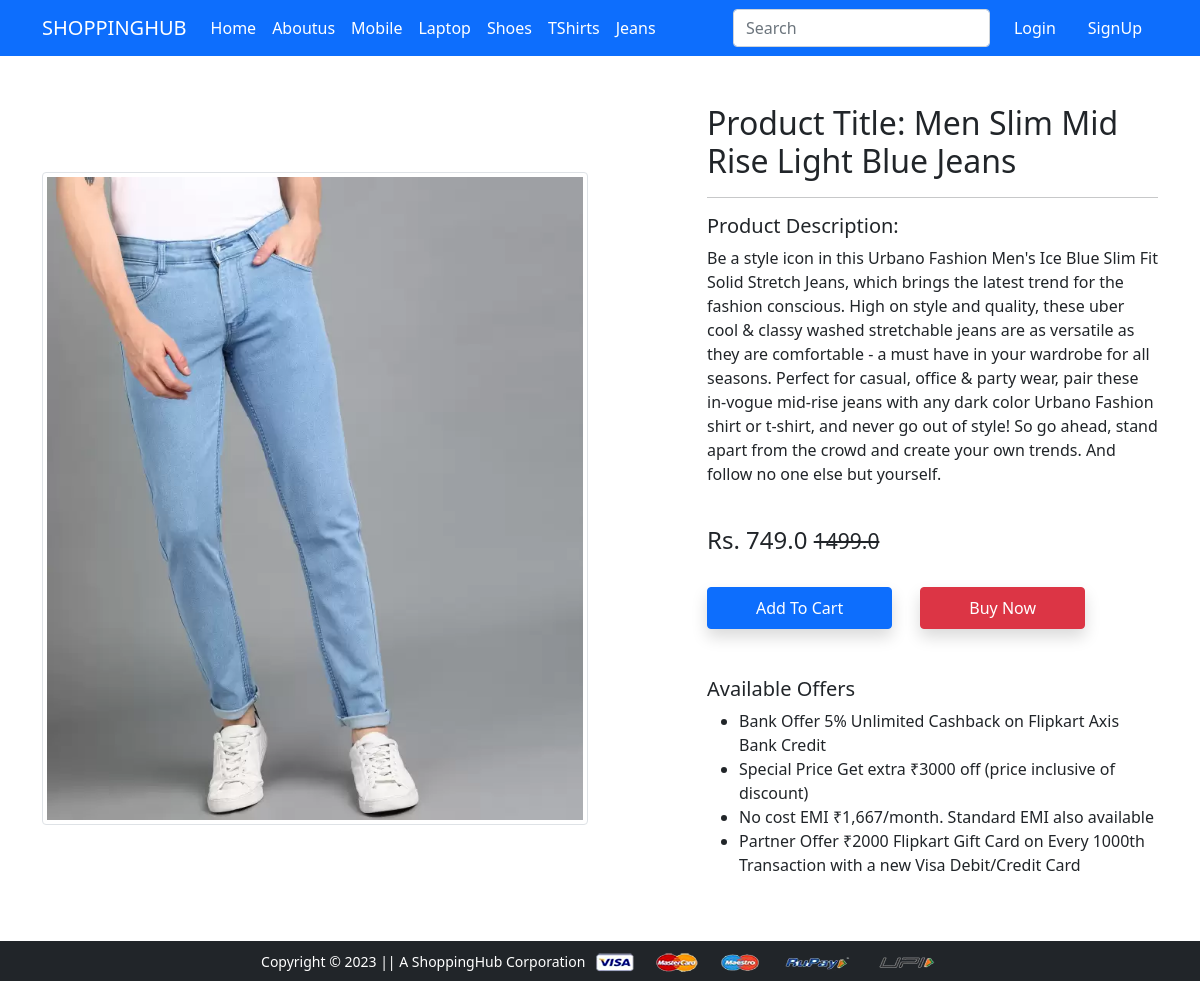
Screenshot of /product-detail/1 with the database file from the repository.
### app/models.py (models this page shows, shortened)
class Product(models.Model):
    title=models.CharField(max_length=100)
    selling_price=models.FloatField()
    discounted_price=models.FloatField()
    description=models.TextField()
    brand=models.CharField(max_length=100)
    category=models.CharField(choices=CATEGORY_CHOICE,max_length=2)
    product_image=models.ImageField(upload_to='productImg')

### app/views.py (the view)
# urls.py: path('product-detail/<int:pk>', views.ProductDetailView.as_view(), name='product-detail'),
class ProductDetailView(View):
 def get(self,request,pk):
  product=Product.objects.get(pk=pk)
  item_already_in_cart = False
  if request.user.is_authenticated:
    item_already_in_cart = Cart.objects.filter(Q(product=product.id) & Q(user=request.user)).exists()
  return render(request,'app/productdetail.html',{'product':product,'item_already_in_cart':item_already_in_cart})

### app/templates/app/productdetail.html (shortened to what this page needs)
{% extends 'app/base.html' %}
{% load static %}
{% block main-content %}
<div class="container my-5">
 <div class="row">
  <div class="col-sm-6 text-center align-self-center">
   <img src="{{product.product_image.url}}" alt="" class="img-fluid img-thumbnail">
  </div>
  <div class="col-sm-5 offset-sm-1">
   <h2>Product Title: {{product.title}}</h2>
   <hr>
   <p><h5>Product Description:</h5> {{product.description}} </p> <br>
   <h4>Rs. {{product.discounted_price}} <small class="fw-light text-decoration-line-through">{{product.selling_price}}</small></h4> <br>
   {% if item_already_in_cart %}
   <a href="{% url 'showcart' %}" class="btn btn-warning shadow px-5 py-2 ms-4">Go To Cart</a>
   {% else %}
    <form action="/add-to-cart" class="d-inline">
        <button type="submit" class="btn btn-primary shadow px-5 py-2">Add To Cart</button>
    </form>
    {% endif %}
   <a href="{% url 'buy-now' product.pk %}" class="btn btn-danger shadow px-5 py-2 ms-4" >Buy Now</a>
   <h5 class="mt-5">Available Offers</h5>
   <ul>
    <li>Bank Offer 5% Unlimited Cashback on Flipkart Axis Bank Credit</li>
    <li>Special Price Get extra ₹3000 off (price inclusive of discount)</li>
    <li>No cost EMI ₹1,667/month. Standard EMI also available</li>
    <li>Partner Offer ₹2000 Flipkart Gift Card on Every 1000th Transaction with a new Visa Debit/Credit Card</li>
   </ul>
  </div>
 </div>
</div>
{% endblock main-content %}

### rows the page displays
Product: product_image (picture), title "Men Slim Mid Rise Light Blue Jeans", description "Be a style icon in this Urbano Fashion Men's Ice Blue Slim Fit Solid Stretch Jeans, which brings the latest trend for the fashion conscious. High on style and quality, these uber cool & classy washed stretchable jeans are as versatile as they are comfortable - a must have in your wardrobe for all seasons. Perfect for casual, office & party wear, pair these in-vogue mid-rise jeans with any dark color Urbano Fashion shirt or t-shirt, and never go out of style! So go ahead, stand apart from the crowd and create your own trends. And follow no one else but yourself.", discounted_price "749.0", selling_price "1499.0"
